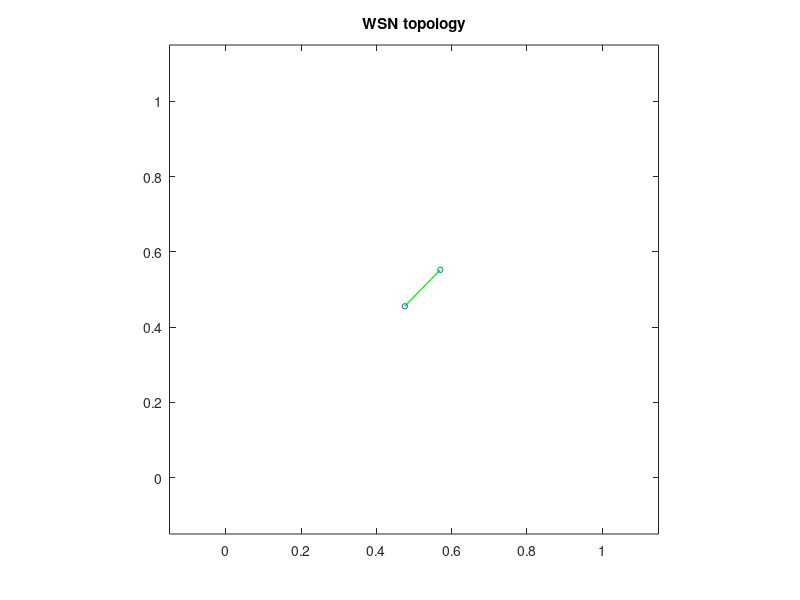
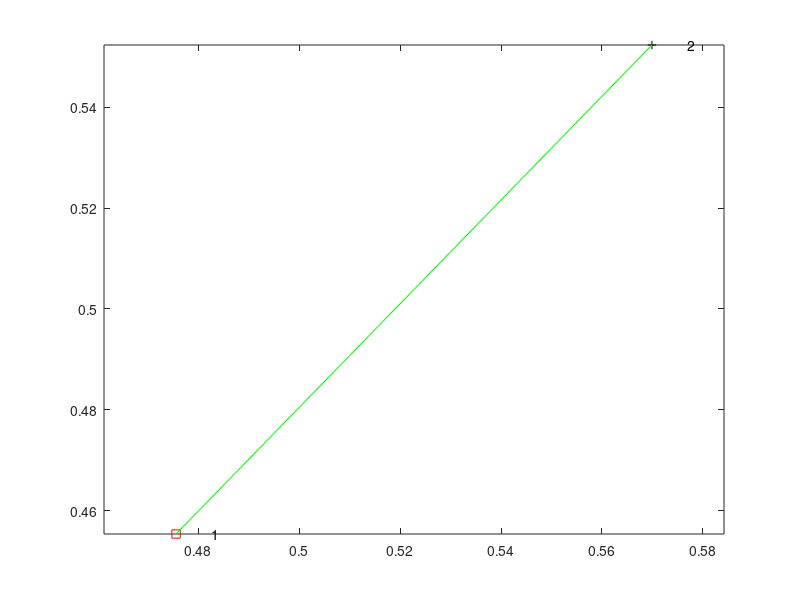

MATLAB code for these plots, in order: (Note: this script raises an error after producing the figures.)
clear all
close all
display('===========')
%parameters
%sensor net parameters
n=2;%node number
range=0.95;%communication range
eta=0.55;%10 percent ranging error
eta_minus=1-1/(eta+1);
eta_plus=1/(1-eta)-1;
delta=10*2*pi/360;%10 degree bearing error
%algorithm parameters
ts=500;
c0=0.00050;
k0=1;
k1=1;
k2=1;
k3=1;
%node ID to visualize
n_vis=1;
%generate nodes
node_coor=[0.4756 + 0.4554i;   0.5699 + 0.5523i];
%%%%%%%%%%%
dis_matrix=[0    0.1352;    0.1352         0];
angle_matrix=[0    0.7990;    -2.3425         0];
comm_matrix=[0 1;1 0];%this matrix indicates the communication topology
Dis_measure_matrix=[         0    0.1129;    0.1129         0];
Angle_measure_matrix=[0    0.8361;    -2.3055         0];
%Angle_measure_matrix=(Angle_measure_matrix+(pi+Angle_measure_matrix').*comm_matrix)/2;
%%%%%%%%%%%
%visualize the topology
figure(1),clf(1),hold on
gplot(comm_matrix,[real(node_coor),imag(node_coor)],'green');
hold on
scatter(real(node_coor),imag(node_coor),15);
axis equal
xlim([-0.15,1.15])
ylim([-0.15,1.15])
box on
title('WSN topology')
fig_handle=figure(2);clf(2),hold on
plot(real(node_coor(n_vis)),imag(node_coor(n_vis)),'sr');
text(real(node_coor(n_vis)+0.007),imag(node_coor(n_vis)),num2str(n_vis));
axis equal
box on
for i=1:n
    if i==n_vis
        continue;
    elseif comm_matrix(n_vis,i)>0
  figure(2),hold on
plot(real(node_coor(i)),imag(node_coor(i)),'black+');
plot([real(node_coor(n_vis)) real(node_coor(i))],[imag(node_coor(n_vis)) imag(node_coor(i))],'green');
text(real(node_coor(i))+0.007,imag(node_coor(i)),num2str(i));
d0=Dis_measure_matrix(n_vis,i);
theta0=Angle_measure_matrix(n_vis,i);
eta01=d0*eta_plus;
eta02=d0*eta_minus;
draw_constraint([real(node_coor(n_vis)),imag(node_coor(n_vis))],d0,eta01,eta02,theta0,delta,fig_handle)
    end
end
%%%%%%%%%%%
%state variables to run the algorithm
x=rands(n,2);%associated with node
%xxxxxxxxxxx
x=[real(node_coor),imag(node_coor)];
%xxxxxxxxxxx
xstore=zeros(n,2,ts+1);
xstore(:,:,1)=x;
lambda=100*rand(n,n,3);%associated with link--only the elements consistent with the topology 9comm_matrix) count.
for i=1:3
lambda(:,:,i)=(lambda(:,:,i)+lambda(:,:,i)')/2;
lambda(:,:,i)=lambda(:,:,i).*comm_matrix;
end
lambdastore=zeros(n,n,3,ts+1);
lambdastore(:,:,:,1)=lambda;
mu=rand(n,n);%associated with link--only the elements consistent with the topology 9comm_matrix) count.
mu=(mu+mu')/2;
mu=mu.*comm_matrix;
mustore=zeros(n,n,ts+1);
mustore(:,:,1)=mu;
    %compute A,b
    A11=-sin(Angle_measure_matrix+delta);
    A11=A11.*comm_matrix;
    A12=cos(Angle_measure_matrix+delta);
    A12=A12.*comm_matrix;
    A21=sin(Angle_measure_matrix-delta);
    A21=A21.*comm_matrix;
    A22=-cos(Angle_measure_matrix-delta);  
    A22=A22.*comm_matrix;
    A31=-cos(Angle_measure_matrix);
    A31=A31.*comm_matrix;
    A32=-sin(Angle_measure_matrix);
    A32=A32.*comm_matrix;
    ANode1=[A11(1,2),A12(1,2);A21(1,2),A22(1,2);A31(1,2),A32(1,2)];
    ANode2=[A11(2,1),A12(2,1);A21(2,1),A22(2,1);A31(2,1),A32(2,1)];
    b3=Dis_measure_matrix.*(1-eta_plus);
    b3=(b3>=0).*b3*cos(delta);
    b3=b3.*comm_matrix;
    
 a12=[-sin(Angle_measure_matrix(1,2)+delta),cos( Angle_measure_matrix(1,2)+delta);...
      sin(Angle_measure_matrix(1,2)-delta),-cos( Angle_measure_matrix(1,2)-delta);...
     -cos(Angle_measure_matrix(1,2)),-sin(Angle_measure_matrix(1,2))];
 a21=[-sin(Angle_measure_matrix(2,1)+delta),cos( Angle_measure_matrix(2,1)+delta);...
      sin(Angle_measure_matrix(2,1)-delta),-cos( Angle_measure_matrix(2,1)-delta);...
     -cos(Angle_measure_matrix(2,1)),-sin(Angle_measure_matrix(2,1))];%xxxxxxxxxxxxxxxxxxxxxxxx    
B12=[0;0;b3(1,2)];
B21=[0;0;b3(2,1)];
%%

%%


 %     A11=0;
%     A12=0;
%     A21=0;
%     A22=0;
% A31=0;
% A32=0;
% b3=0;
%xxxxxxxxxxxxxxxxxxxxxxxx
t_start= cputime;
%iterations
for t=1:ts
    clear i;
    Dis_vec_matrix=-(x(:,1)+x(:,2)*i)*ones(1,n)+ones(n,1)*conj((x(:,1)+x(:,2)*i)');
    Dis_vec_matrix=Dis_vec_matrix.*comm_matrix;
    current_dis_matrix=abs(Dis_vec_matrix);
    Lmu=diag(mu*ones(n,1))-mu;
%%%%%%%%%%%%%%%%%%%%%%%%%%%%%%%%%%%%%%%%%%%%%%
%Aij xj-Aij xi
%the result include three rows
%row 1:Aij^11 (xj(1)-xi(1))+Aij^12(xj(2)-xi(2))
%in matrix form,
%row 1:A11.*real(Dis_vec_matrix)+A12.*imag(Dis_vec_matrix);
Ax_row1=A11.*real(Dis_vec_matrix)+A12.*imag(Dis_vec_matrix);
%row 2:Aij^21 (xj(1)-xi(1))+Aij^22(xj(2)-xi(2))
%in matrix form,
%row 2:A21.*real(Dis_vec_matrix)+A22.*imag(Dis_vec_matrix);
Ax_row2=A21.*real(Dis_vec_matrix)+A22.*imag(Dis_vec_matrix);
%row 3:Aij^31 (xj(1)-xi(1))+Aij^32(xj(2)-xi(2))
%in matrix form,
%row 3:A31.*real(Dis_vec_matrix)+A32.*imag(Dis_vec_matrix);
Ax_row3=A31.*real(Dis_vec_matrix)+A32.*imag(Dis_vec_matrix);
%%%%%%%%%%%%%%%%%%%%%%%%%%%%%%%%%%%%%%%%%%%%%%
    %sum_{j\in\N(i)mu_{ij}(x_j-x_i)=-L(mu)x
    Lmu_x=-Lmu*x;%two column vector
%%%%%%%%%%%%%%%%%%%%%%%%%%%%%%%%%%%%%%%%%%%%%%
    %sum_{j\in\N(i)A_{ij}^T lambda_{ij}= a two-row vector: 
    %row 1. sum_{j\in\N(i)[A^{11}_ij lambda^1_{ij}+A^{21}_ij lambda^2_{ij}+A^{31}_ij lambda^3_{ij}]
    %In matrix form, 
    %row 1 column vector=trace(A11'*lambda(:,:,1)+A21'*lambda(:,:,2)+A31'*lambda(:,:,3));
    lambda(:,:,1)=lambda(:,:,1).*comm_matrix;
    lambda(:,:,2)=lambda(:,:,2).*comm_matrix;
    lambda(:,:,3)=lambda(:,:,3).*comm_matrix;
    
    A_lambda_row1_column=((A11'*lambda(:,:,1)+A21'*lambda(:,:,2)+A31'*lambda(:,:,3)))*ones(n,1);
    %row 2. sum_{j\in\N(i)[A^{12}_ij lambda^1_{ij}+A^{22}_ij lambda^2_{ij}+A^{32}_ij lambda^3_{ij}]
    %In matrix form,
    %row 2 column vector=trace(A12'*lambda(:,:,1)+A22'*lambda(:,:,2)+A32'*lambda(:,:,3));
    A_lambda_row2_column=((A12'*lambda(:,:,1)+A22'*lambda(:,:,2)+A32'*lambda(:,:,3)).*comm_matrix)*ones(n,1);
%%%%%%%%%%%%%%%%%%%%%%%%%%%%%%%%%%%%%%%%%%%%%%  
% proj_omega
%%%%%%%%%%%%%%%%%%%%%%%%%%%%%%%%%%%%%%%%%%%%%%  
%update
x
mu
lambda

xnext=x;
xnext(:,1)=(1-c0)*x(:,1)+c0*proj_omega(-inf,inf,...
    x(:,1)+k1*(k0*A_lambda_row1_column)+k1*Lmu_x(:,1)...
);
xnext(:,2)=(1-c0)*x(:,2)+c0*proj_omega(-inf,inf,...
    x(:,2)+k1*(k0*A_lambda_row2_column)+k1*Lmu_x(:,2)...
);
Ax_row=zeros(n,n,3);
Ax_row(:,:,1)=Ax_row1;
Ax_row(:,:,2)=Ax_row2;
Ax_row(:,:,3)=Ax_row3;
b_matrix=zeros(n,n,3);
b_matrix(:,:,3)=b3;
lambdanext=(1-c0)*lambda+c0*proj_pos(...
    lambda+k2*Ax_row+k2*b_matrix...
);
munext=(1-c0)*mu+c0*proj_pos(...
    mu+k3*current_dis_matrix.^2 ...
    -k3*(Dis_measure_matrix.*(1+eta_plus)).^2);

display('hi')
%%%%%%%%%%%%%%%%%%%%%%%%%%%%%%%%%%%%%%%%%%%%%%  
x=xnext;
lambda=lambdanext;
mu=munext;
%xxxxxxxxxxxxxxxxxxxxxxxx
%mu=0;
%xxxxxxxxxxxxxxxxxxxxxxxx
%%%%%%%%%%%%%%%%%%%%%%%%%%%%%%%%%%%%%%%%%%%%%%  
%save data
xstore(:,:,t+1)=x;
lambdastore(:,:,:,t+1)=lambda;
mustore(:,:,t+1)=mu;
end
t_time= cputime-t_start;
display(['total time:',num2str(t_time),' seconds'])
figure(3),clf(3),hold on,box on
xdata=0:size(xstore,3)-1;
for i=1:n
xdata(1:end)=xstore(i,1,1:end);
subplot(2,1,1),hold on,
plot(0:size(xstore,3)-1,xdata);
title('x'),box on
xdata(1:end)=xstore(i,2,1:end);
subplot(2,1,2),hold on,
plot(0:size(xstore,3)-1,xdata)
title('y'),box on
end

figure(4),clf(4),hold on,box on
for i=1:n
    for j=1:n
        for k=1:3
           if (comm_matrix(i,j)==0)|(j==i)
               continue
           end
xdata(1:end)=lambdastore(i,j,k,:);
subplot(3,1,k),hold on
plot(0:length(xdata)-1,xdata);title(['lambda',num2str(k)]),box on
        end
    end
end

figure(5),clf(5),hold on,box on
for i=1:n
    for j=1:n
           if (comm_matrix(i,j)==0)|(j==i)
               continue
           end
xdata(1:end)=mustore(i,j,:);
plot(0:length(xdata)-1,xdata);
    end
end
title('mu')
figure(6),clf(6),hold on,box on
xdata=0:size(xstore,3)-1;
xdata1=xdata;
for i=1:n
xdata(1:end)=xstore(i,1,1:end);
xdata1(1:end)=xstore(i,2,1:end);
plot(xdata,xdata1,'b')
plot(xdata(1),xdata1(1),'+')
plot(xdata(end),xdata1(end),'o')
end
axis equal
% xlim([-0.15,1.15])
% ylim([-0.15,1.15])
box on
title('evolution of the estimated position')